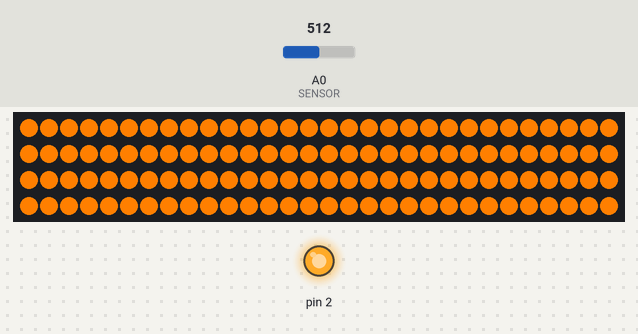
Bench run of a sketch on a simulated Arduino Uno, built with avr-gcc and run on an emulated ATmega328P. Parts: 120 RGB LEDs in strip order, left to right, continuing on the next row, output pins drawn as LEDs (lit = HIGH). The test bench sets the inputs (shaded band); at power-on: A0 (SENSOR) = 512. Random numbers use the default seed unless the sketch sets one; what the sketch prints to the serial monitor is not drawn.

Above: at 6.1 s.
8.3 s: A0 (SENSOR) set to 539
At 8.46 s:
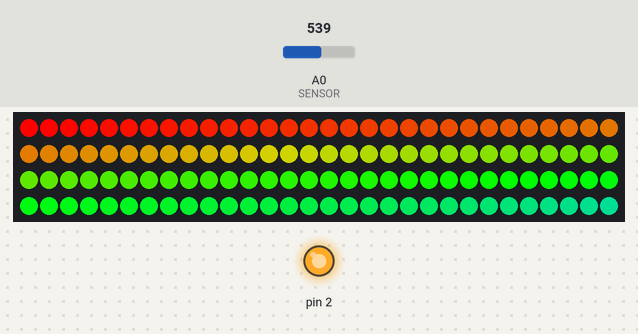
At 9.07 s:
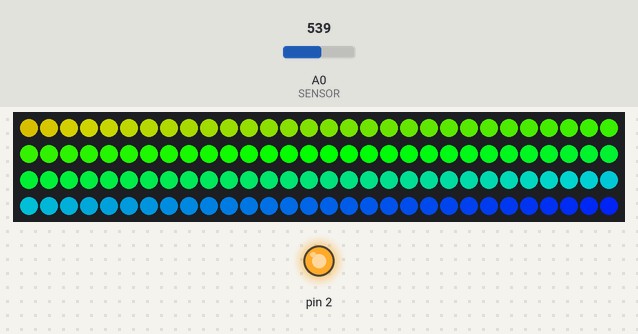
10.7 s: A0 (SENSOR) set to 987
13.7 s: A0 (SENSOR) set to 1017
At 14.25 s:
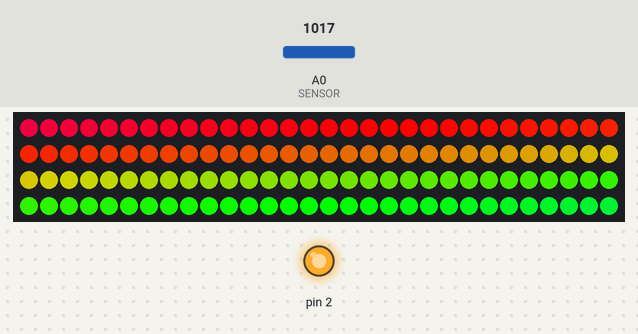

The sketch:

rgbci-strip-music-controllers.ino
```cpp
#include <Adafruit_NeoPixel.h>

// NeoPixel configuration
#define PIN 3 // Input pin NeoPixel is attached to
#define NUMPIXELS 120 // Number of NeoPixels in the strip
int SENSOR = A0; // Analog sensor input pin

// NeoPixel object
Adafruit_NeoPixel pixels = Adafruit_NeoPixel(NUMPIXELS, PIN, NEO_GRB + NEO_KHZ800);

// Maximum luminosity value
const byte MAXLUMINOSITY = 255;

// Function to convert RGB values to a 32-bit hexadecimal color
uint32_t RGBtoHex(uint8_t r, uint8_t g, uint8_t b) { return ((uint32_t)r << 16) | ((uint32_t)g << 8) | b; }

// Calibration parameter for the analog sensor
int calibrated_param;

// Function to calibrate the analog sensor
void calibrateSensor()
{
    Serial.println("Calibrating sensor...");

    // Read the SENSOR value for five seconds to calculate the average
    int numReadings = 0;
    long totalReadings = 0;
    unsigned long startTime = millis();

    while (millis() - startTime < 5000) {
        totalReadings += analogRead(SENSOR);
        numReadings++;
        delay(100);
    }

    // Calculate the average and assign it to calibrated_param
    calibrated_param = totalReadings / numReadings;

    Serial.println("Calibration complete. Calibrated Parameter: ");
    Serial.println(calibrated_param);

    // Visual indication of calibration with NeoPixel
    pixels.fill(pixels.Color(MAXLUMINOSITY, MAXLUMINOSITY / 2, 0));
    pixels.show();
    delay(500);

    pixels.fill(0);
    pixels.show();
    delay(500);

    pixels.fill(pixels.Color(MAXLUMINOSITY, MAXLUMINOSITY / 2, 0));
    pixels.show();
    delay(500);

    pixels.fill(0);
    pixels.show();
    delay(500);
}

// Function to generate a rainbow color
uint32_t Wheel(byte WheelPos)
{
    WheelPos = 255 - WheelPos;
    if (WheelPos < 85) {
        return pixels.Color((255 - WheelPos * 3) * MAXLUMINOSITY / 255, 0, (WheelPos * 3) * MAXLUMINOSITY / 255);
    } else if (WheelPos < 170) {
        WheelPos -= 85;
        return pixels.Color(0, (WheelPos * 3) * MAXLUMINOSITY / 255, (255 - WheelPos * 3) * MAXLUMINOSITY / 255);
    } else {
        WheelPos -= 170;
        return pixels.Color((WheelPos * 3) * MAXLUMINOSITY / 255, (255 - WheelPos * 3) * MAXLUMINOSITY / 255, 0);
    }
}

// Function to set the color of a pixel based on the rainbow
void rainbow(int unsigned delay_val = 10, int unsigned step = 1)
{
    static int pos = 0;

    for (int i = 0; i < pixels.numPixels(); i++) {
        pixels.setPixelColor(i, Wheel((i + pos) & 255));
    }

    pixels.show();

    pos = (pos + step) % 256; // Increment position (0 to 255)
    delay(delay_val); // Adjust the delay to control the speed of the rainbow
}

// Function to fade between two colors on NeoPixel strip
void fade(int r1, int g1, int b1, int r2, int g2, int b2, int step = 1)
{
    pixels.fill(0);

    for (int i = 0; i <= MAXLUMINOSITY; i++) {
        int r = (r1 * (MAXLUMINOSITY - i) + r2 * i) / MAXLUMINOSITY;
        int g = (g1 * (MAXLUMINOSITY - i) + g2 * i) / MAXLUMINOSITY;
        int b = (b1 * (MAXLUMINOSITY - i) + b2 * i) / MAXLUMINOSITY;

        for (int i = 0; i < NUMPIXELS; ++i) {
            pixels.setPixelColor(i, r, g, b);
        }

        pixels.show();
    }
}

// Function to fill NeoPixel strip with a specified color or random colors
void fillArray(int r, int g, int b, int delay_val = 10, bool random_node = false)
{
    for (int i = 0; i < NUMPIXELS; i++) {
        pixels.fill(0x000000);

        if (random_node == true) {
            pixels.setPixelColor(i, random(MAXLUMINOSITY), random(MAXLUMINOSITY), random(MAXLUMINOSITY));
            pixels.show();
        } else {
            pixels.setPixelColor(i, r, g, b);
            pixels.show();
        }
        delay(delay_val);
    }
}

// Setup function
void setup()
{
    pinMode(SENSOR, INPUT);
    pinMode(2, OUTPUT);
    digitalWrite(2, HIGH);
    pixels.begin();
    pixels.fill(0);
    pixels.show();

    Serial.begin(115200);

    calibrateSensor();
}

// Loop function
void loop()
{
    // Read the sensor value
    int read = analogRead(SENSOR);

    // If the sensor value is above the calibrated threshold, execute
    if (read > calibrated_param + 13) {
        rainbow(0, 15);
    } else {
        // If below the threshold, turn off the NeoPixel strip
        pixels.fill(0);
        pixels.show();
    }

    // Print the sensor value to the Serial monitor
    Serial.println(read);
}
```

Measured:
- the behaviour switches between 525 and 526 on A0 (SENSOR) (found by bisection; images 0 and 1)
- the behaviour switches between 999 and 1000 on A0 (SENSOR) (found by bisection; images 2 and 3)
- after the input at 8.3 s, the LEDs: change at once (image 1)
- what the display in image 0 shows lasts 0.5 s, from 6.0 s to 6.5 s
